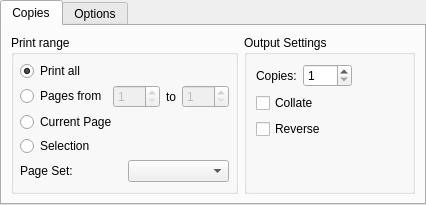
<?xml version="1.0" encoding="UTF-8"?>
<ui version="4.0">
 <class>QPrintSettingsOutput</class>
 <widget class="QWidget" name="QPrintSettingsOutput">
  <property name="geometry">
   <rect>
    <x>0</x>
    <y>0</y>
    <width>426</width>
    <height>191</height>
   </rect>
  </property>
  <property name="windowTitle">
   <string>Form</string>
  </property>
  <layout class="QHBoxLayout" name="horizontalLayout_2">
   <property name="leftMargin">
    <number>0</number>
   </property>
   <property name="topMargin">
    <number>0</number>
   </property>
   <property name="rightMargin">
    <number>0</number>
   </property>
   <property name="bottomMargin">
    <number>0</number>
   </property>
   <item>
    <widget class="QTabWidget" name="tabs">
     <property name="currentIndex">
      <number>0</number>
     </property>
     <widget class="QWidget" name="copiesTab">
      <attribute name="title">
       <string>Copies</string>
      </attribute>
      <layout class="QHBoxLayout" name="horizontalLayout">
       <item>
        <widget class="QGroupBox" name="gbPrintRange">
         <property name="sizePolicy">
          <sizepolicy hsizetype="Preferred" vsizetype="Minimum">
           <horstretch>0</horstretch>
           <verstretch>0</verstretch>
          </sizepolicy>
         </property>
         <property name="title">
          <string>Print range</string>
         </property>
         <layout class="QVBoxLayout" name="_3">
          <property name="spacing">
           <number>4</number>
          </property>
          <property name="leftMargin">
           <number>6</number>
          </property>
          <property name="topMargin">
           <number>6</number>
          </property>
          <property name="rightMargin">
           <number>6</number>
          </property>
          <property name="bottomMargin">
           <number>6</number>
          </property>
          <item>
           <widget class="QRadioButton" name="printAll">
            <property name="text">
             <string>Print all</string>
            </property>
            <property name="checked">
             <bool>true</bool>
            </property>
           </widget>
          </item>
          <item>
           <layout class="QHBoxLayout" name="_4">
            <property name="spacing">
             <number>6</number>
            </property>
            <property name="leftMargin">
             <number>0</number>
            </property>
            <property name="topMargin">
             <number>0</number>
            </property>
            <property name="rightMargin">
             <number>0</number>
            </property>
            <property name="bottomMargin">
             <number>0</number>
            </property>
            <item>
             <widget class="QRadioButton" name="printRange">
              <property name="text">
               <string>Pages from</string>
              </property>
             </widget>
            </item>
            <item>
             <widget class="QSpinBox" name="from">
              <property name="enabled">
               <bool>false</bool>
              </property>
              <property name="minimum">
               <number>1</number>
              </property>
              <property name="maximum">
               <number>999</number>
              </property>
             </widget>
            </item>
            <item>
             <widget class="QLabel" name="label_3">
              <property name="text">
               <string>to</string>
              </property>
             </widget>
            </item>
            <item>
             <widget class="QSpinBox" name="to">
              <property name="enabled">
               <bool>false</bool>
              </property>
              <property name="minimum">
               <number>1</number>
              </property>
              <property name="maximum">
               <number>999</number>
              </property>
             </widget>
            </item>
            <item>
             <spacer>
              <property name="orientation">
               <enum>Qt::Horizontal</enum>
              </property>
              <property name="sizeHint" stdset="0">
               <size>
                <width>0</width>
                <height>20</height>
               </size>
              </property>
             </spacer>
            </item>
           </layout>
          </item>
          <item>
           <widget class="QRadioButton" name="printCurrentPage">
            <property name="text">
             <string>Current Page</string>
            </property>
           </widget>
          </item>
          <item>
           <widget class="QRadioButton" name="printSelection">
            <property name="text">
             <string>Selection</string>
            </property>
           </widget>
          </item>
          <item>
           <layout class="QHBoxLayout" name="_5">
            <property name="spacing">
             <number>6</number>
            </property>
            <property name="bottomMargin">
             <number>0</number>
            </property>
            <item>
             <widget class="QLabel" name="pageSetLabel">
              <property name="text">
               <string>Page Set:</string>
              </property>
              <property name="visible">
               <bool>false</bool>
              </property>
             </widget>
            </item>
            <item>
             <widget class="QComboBox" name="pageSetCombo">
              <property name="visible">
               <bool>false</bool>
              </property>
             </widget>
            </item>
           </layout>
          </item>
          <item>
           <spacer name="verticalSpacer">
            <property name="orientation">
             <enum>Qt::Vertical</enum>
            </property>
            <property name="sizeHint" stdset="0">
             <size>
              <width>1</width>
              <height>1</height>
             </size>
            </property>
           </spacer>
          </item>
         </layout>
        </widget>
       </item>
       <item>
        <widget class="QGroupBox" name="groupBox">
         <property name="title">
          <string>Output Settings</string>
         </property>
         <layout class="QGridLayout" name="gridLayout">
          <item row="0" column="0">
           <widget class="QLabel" name="label">
            <property name="text">
             <string>Copies:</string>
            </property>
            <property name="buddy">
             <cstring>copies</cstring>
            </property>
           </widget>
          </item>
          <item row="0" column="1" colspan="2">
           <widget class="QSpinBox" name="copies">
            <property name="minimum">
             <number>1</number>
            </property>
            <property name="maximum">
             <number>999</number>
            </property>
           </widget>
          </item>
          <item row="0" column="3">
           <spacer name="horizontalSpacer">
            <property name="orientation">
             <enum>Qt::Horizontal</enum>
            </property>
            <property name="sizeHint" stdset="0">
             <size>
              <width>91</width>
              <height>20</height>
             </size>
            </property>
           </spacer>
          </item>
          <item row="1" column="0" colspan="2">
           <widget class="QCheckBox" name="collate">
            <property name="text">
             <string>Collate</string>
            </property>
           </widget>
          </item>
          <item row="1" column="2" rowspan="2" colspan="2">
           <widget class="QLabel" name="outputIcon">
            <property name="sizePolicy">
             <sizepolicy hsizetype="Ignored" vsizetype="Ignored">
              <horstretch>0</horstretch>
              <verstretch>0</verstretch>
             </sizepolicy>
            </property>
           </widget>
          </item>
          <item row="2" column="0" colspan="2">
           <widget class="QCheckBox" name="reverse">
            <property name="text">
             <string>Reverse</string>
            </property>
           </widget>
          </item>
          <item row="3" column="0" colspan="4">
           <spacer name="verticalSpacer_2">
            <property name="orientation">
             <enum>Qt::Vertical</enum>
            </property>
            <property name="sizeHint" stdset="0">
             <size>
              <width>0</width>
              <height>1</height>
             </size>
            </property>
           </spacer>
          </item>
         </layout>
        </widget>
       </item>
      </layout>
     </widget>
     <widget class="QWidget" name="optionsTab">
      <attribute name="title">
       <string>Options</string>
      </attribute>
      <layout class="QGridLayout" name="gridLayout_2">
       <item row="0" column="1">
        <widget class="QGroupBox" name="colorMode">
         <property name="title">
          <string>Color Mode</string>
         </property>
         <layout class="QGridLayout" name="gridLayout_4">
          <item row="2" column="0">
           <spacer name="verticalSpacer_6">
            <property name="orientation">
             <enum>Qt::Vertical</enum>
            </property>
            <property name="sizeHint" stdset="0">
             <size>
              <width>1</width>
              <height>0</height>
             </size>
            </property>
           </spacer>
          </item>
          <item row="0" column="0">
           <widget class="QRadioButton" name="color">
            <property name="text">
             <string>Color</string>
            </property>
           </widget>
          </item>
          <item row="0" column="1" rowspan="3">
           <widget class="QLabel" name="colorIcon"/>
          </item>
          <item row="1" column="0">
           <widget class="QRadioButton" name="grayscale">
            <property name="text">
             <string>Grayscale</string>
            </property>
           </widget>
          </item>
         </layout>
        </widget>
       </item>
       <item row="0" column="0">
        <widget class="QGroupBox" name="duplex">
         <property name="title">
          <string>Duplex Printing</string>
         </property>
         <layout class="QVBoxLayout" name="verticalLayout">
          <item>
           <widget class="QRadioButton" name="noDuplex">
            <property name="text">
             <string>None</string>
            </property>
            <property name="checked">
             <bool>true</bool>
            </property>
           </widget>
          </item>
          <item>
           <widget class="QRadioButton" name="duplexAuto">
            <property name="text">
             <string>Automatic</string>
            </property>
           </widget>
          </item>
          <item>
           <widget class="QRadioButton" name="duplexLong">
            <property name="text">
             <string>Long side</string>
            </property>
           </widget>
          </item>
          <item>
           <widget class="QRadioButton" name="duplexShort">
            <property name="text">
             <string>Short side</string>
            </property>
           </widget>
          </item>
          <item>
           <spacer name="verticalSpacer_42">
            <property name="orientation">
             <enum>Qt::Vertical</enum>
            </property>
            <property name="sizeHint" stdset="0">
             <size>
              <width>1</width>
              <height>0</height>
             </size>
            </property>
           </spacer>
          </item>
         </layout>
        </widget>
       </item>
      </layout>
     </widget>
    </widget>
   </item>
  </layout>
 </widget>
 <resources/>
 <connections>
  <connection>
   <sender>printRange</sender>
   <signal>toggled(bool)</signal>
   <receiver>from</receiver>
   <slot>setEnabled(bool)</slot>
   <hints>
    <hint type="sourcelabel">
     <x>76</x>
     <y>59</y>
    </hint>
    <hint type="destinationlabel">
     <x>122</x>
     <y>57</y>
    </hint>
   </hints>
  </connection>
  <connection>
   <sender>printRange</sender>
   <signal>toggled(bool)</signal>
   <receiver>to</receiver>
   <slot>setEnabled(bool)</slot>
   <hints>
    <hint type="sourcelabel">
     <x>69</x>
     <y>67</y>
    </hint>
    <hint type="destinationlabel">
     <x>215</x>
     <y>67</y>
    </hint>
   </hints>
  </connection>
 </connections>
</ui>
